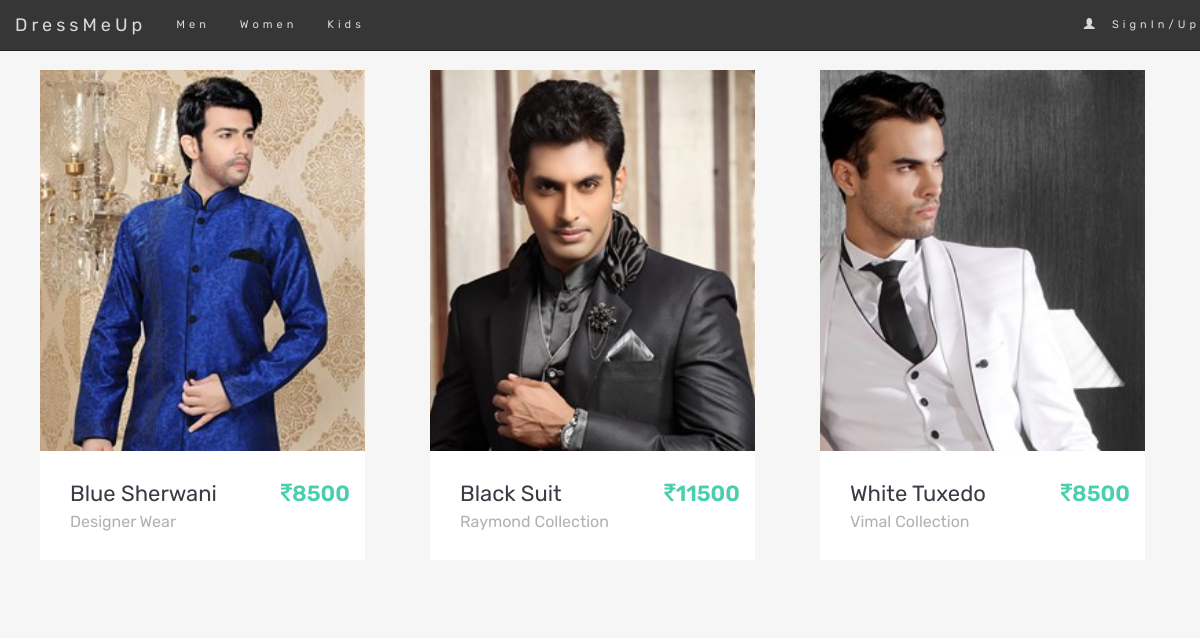
The page /Men/1/ on the database its author committed.
### welcome/models.py (models this page shows, shortened)
class Product(models.Model):
	category = models.ForeignKey(
	    'Category',
	    on_delete=models.CASCADE,
	    null=True,
	    blank=True,
	    related_name='category')
	title = models.CharField(max_length=255)
	description = models.TextField(blank=True)
	XS, S, M, L, XL, XXL  = ('XS', 'S', 'M', 'L', 'XL', 'XXL')
	SIZE_CHOICES = (
	    (XS, _("XS")),
	    (S, _("S")),
	    (M, _("M")),
	    (L, _("L")),
	    (XL, _("XL")),
	    (XXL, _("XXL")),
	)
	pimage = models.FileField(null=True)
	price = models.IntegerField()

### welcome/views.py (the view)
# urls.py: url(r'^(?P<gender>\w+)/(?P<id>[0-9]+)/$',views.products,name='products'),
def products(request, gender, id):
	template = loader.get_template('welcome/shop.html')
	product = Product.objects.filter(category=id)
	return render(request,'welcome/products.html',{'products' : product})

### welcome/templates/welcome/products.html (shortened to what this page needs)
{% extends 'welcome/header.html' %}
{% load staticfiles %}
  {% block body %}
    <link rel="stylesheet" href="https://maxcdn.bootstrapcdn.com/bootstrap/3.3.7/css/bootstrap.min.css">
    <link rel="stylesheet" href="{% static 'welcome/css/products.css' %}">
    <br><br><br>
<div class="container">
    <div class="row">
    {% for p in products %}
    <div class="col-sm-4" style="height: 550px;">
        <div class="make-3D-space">
            <div class="product-card">
                <div class="product-front">
                    <img src="{{p.pimage.url}}" alt="" width="330px" />
                   <a href="{% url 'welcome:detail' p.id %}"> <div class="view_details">View detail</div>
                    <div class="stats">
                        <div class="stats-container">
                            <span class="product_price"><span class="fa fa-inr"></span>{{p.price}}</span>
                            <span class="product_name">{{p.title}}</span>
                            <p>{{p.description}}</p>
                    </div>
                       </div></a>
            </div>
        </div>
        </div>
    </div>
    {% endfor %}
</div>
</div>
{% endblock %}

### welcome/templates/welcome/header.html (shortened to what this page needs)
<!doctype html>
<html>
<head>
{% load staticfiles %}
  <link rel="stylesheet" href="https://maxcdn.bootstrapcdn.com/bootstrap/3.3.7/css/bootstrap.min.css">
  <link rel="stylesheet" href="{% static 'welcome/header_style.css' %}">
  <link rel="stylesheet" href="{% static 'welcome/style.css' %}">
  <link rel="stylesheet" href="https://cdnjs.cloudflare.com/ajax/libs/font-awesome/4.7.0/css/font-awesome.min.css">
</head>
<body>
<nav class="navbar navbar-inverse navbar-fixed-top">
    <div class="navbar-header">
    <a class="navbar-brand" href="{% url 'welcome:index' %}">DressMeUp</a>
  </div>
  <div class="collapse navbar-collapse js-navbar-collapse">
    <ul class="nav navbar-nav">
      <li class="">
        <a href="{% url 'welcome:shop_man'%}">Men</a>
      </li>
            <li class="">
          <a href="{% url 'welcome:shop_women'%}">Women</span></a>
      </li>
            <li><a href="{% url 'welcome:shop_kids'%}">Kids</a></li>
    </ul>
        <ul class="nav navbar-nav navbar-right">
        {% if request.user.is_authenticated %}
        <li class="dropdown">
          <a href="" class="dropdown-toggle" data-toggle="dropdown" role="button" aria-expanded="false"><i class="fa fa-user" aria-hidden="true"></i> {{ user.username}} <span class="caret"></span></a>
          <ul class="dropdown-menu" role="menu">
            <li style="background-color: white;color:black; "><a href="{% url 'welcome:logout' %}">logout</a></li>
          </ul>
        </li>
        <li><a href="{% url 'welcome:cart' %}"><i class="fa fa-shopping-cart" aria-hidden="true"></i> My cart </a></li>
        {% else %}
        <li><a href="{% url 'welcome:login' %}"><span class="glyphicon glyphicon-user"></span>&nbsp; SignIn/Up </a></li>
        {% endif %}
      </ul>
  </div>
  </nav>
  {% block body %}
  {% endblock %}
  </body>
</html>

### welcome/static/welcome/header_style.css (style rules this page uses)
body { font-family: 'Rubik', sans-serif !important; }
.navbar-right { margin-right:0.5%; }
.navbar { font-family: 'Rubik', sans-serif !important; margin-bottom: 0; background-color: #222; border: 0; font-size: 11px !important; letter-spacing: 4px; opacity: 0.9; }
.navbar li a, .navbar .navbar-brand { color: #d5d5d5 !important; }

### welcome/static/welcome/style.css (style rules this page uses)
body { font-family: 'Rubik', sans-serif !important; max-width: 100%; overflow-x: hidden; }

### welcome/static/welcome/css/products.css (style rules this page uses)
* { margin: 0px; padding: 0px; }
body { background: #f6f6f6; font-family: "Open Sans", sans-serif; }
.make-3D-space { width:340px; height:250px; transform-style: preserve-3d; transition: transform 5s; }
.product-front, .product-back { width:335px; height:500px; background:#fff; position:absolute; left:-5px; top:-5px; -webkit-transition: all 100ms ease-out; -moz-transition: all 100ms ease-out; -o-transition: all 100ms ease-out; transition: all 100ms ease-out; }
.product-card { width:325px; height:490px; position:absolute; top:10px; left:10px; overflow:hidden; transform-style: preserve-3d; -webkit-transition: 100ms ease-out; -moz-transition: 100ms ease-out; -o-transition: 100ms ease-out; transition: 100ms ease-out; }
.stats-container { background:#fff; position:absolute; top:386px; left:0; width:350px; height:300px; padding:27px 35px 35px; -webkit-transition: all 200ms ease-out; -moz-transition: all 200ms ease-out; -o-transition: all 200ms ease-out; transition: all 200ms ease-out; }
.stats-container .product_name { font-size:22px; color:#393c45; }
.stats-container p { font-size:16px; color:#b1b1b3; padding:2px 0 20px 0; }
.stats-container .product_price { float:right; color:#48cfad; font-size:22px; font-weight:600; }

### rows shown on the page
Product: pimage (picture), price "8500", title "Blue Sherwani", description "Designer Wear"
Product: pimage (picture), price "11500", title "Black Suit", description "Raymond Collection"
Product: pimage (picture), price "8500", title "White Tuxedo", description "Vimal Collection"
